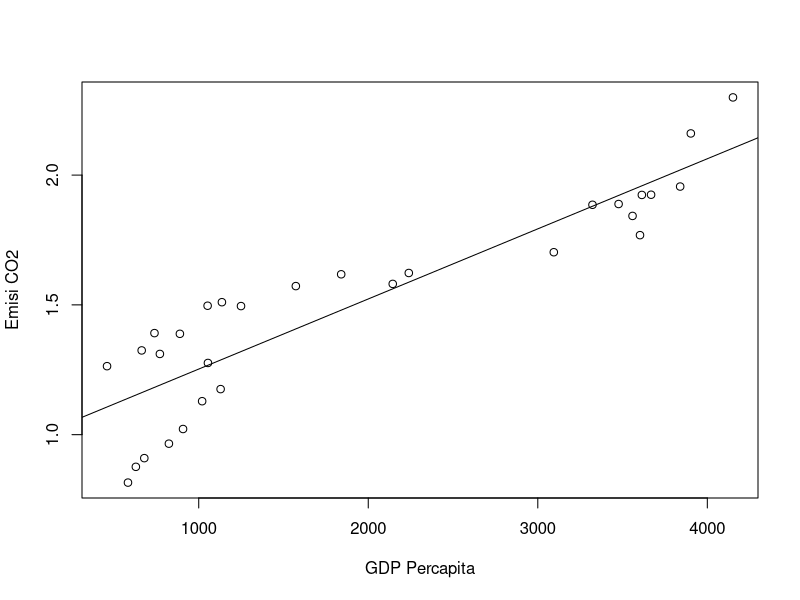
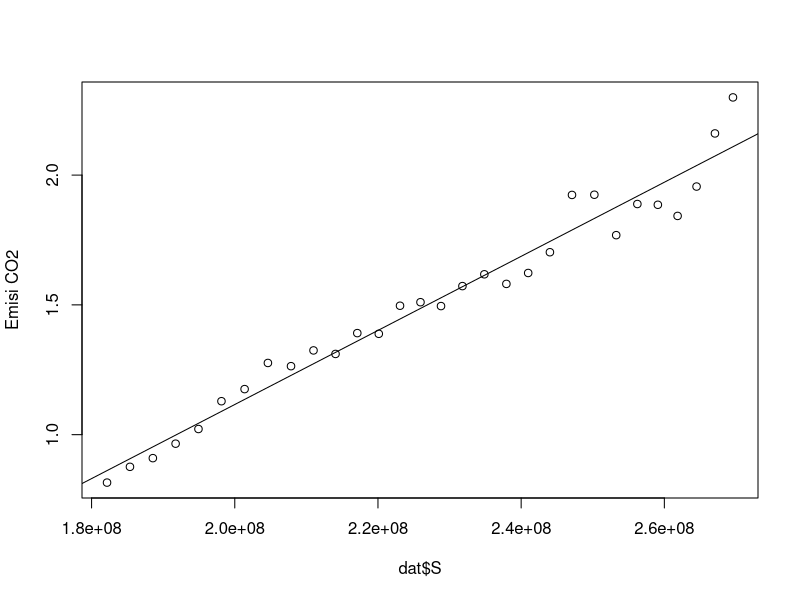
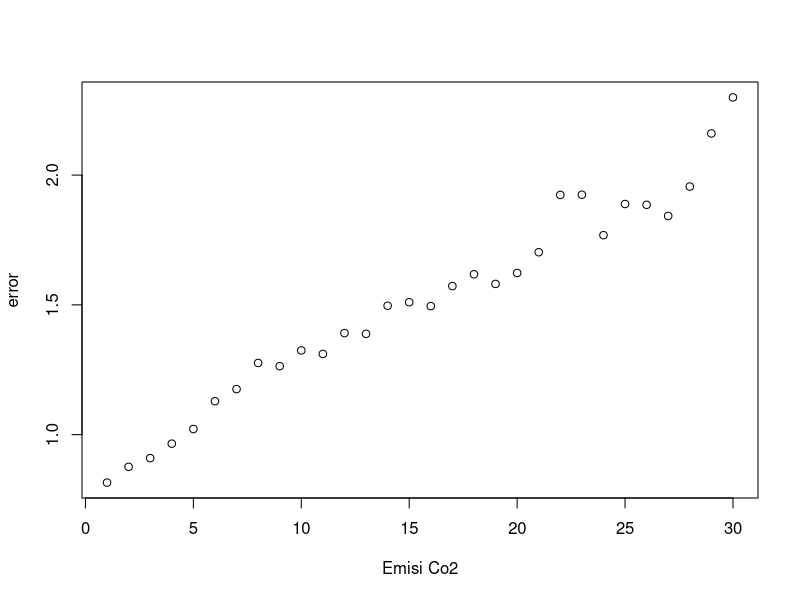
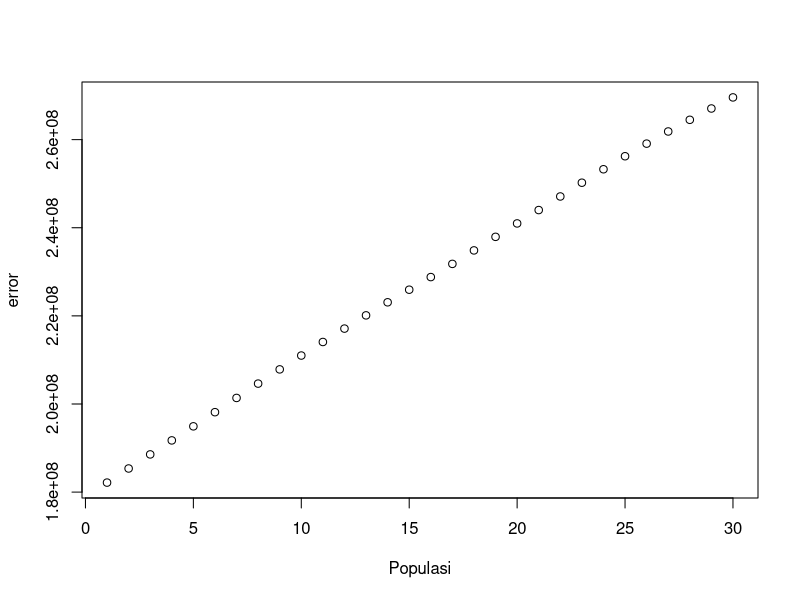
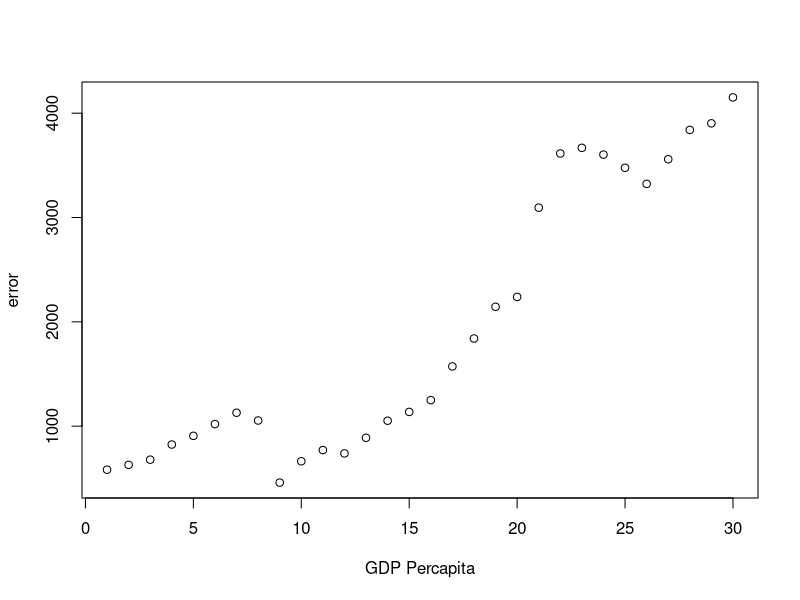

Write R code to recreate these figures, in order.
## ---- chunk 1
library(tidyverse)
library(readxl)

## ---- chunk 2
dat<-read_excel('datametopel2.xlsx')
## ---- chunk 3
plot(dat$X,dat$Y,xlab="GDP Percapita",ylab="Emisi CO2")
abline(lm(dat$Y~dat$X))
## ---- chunk 4
plot(dat$S,dat$Y,slab="Populasi",ylab="Emisi CO2")
abline(lm(dat$Y~dat$S))
## ---- chunk 5
reg3<-lm(data=dat,Y~X+S)
summary(reg3)
## ---- chunk 6
dat$u<-resid(reg3)
## ---- chunk 7
plot(dat$Y,dat$m,xlab="Emisi Co2",ylab="error")
abline(h=0)
## ---- chunk 8
plot(dat$S,dat$m,xlab="Populasi",ylab="error")
abline(h=0)
## ---- chunk 9
plot(dat$X,dat$m,xlab="GDP Percapita",ylab="error")
abline(h=0)
